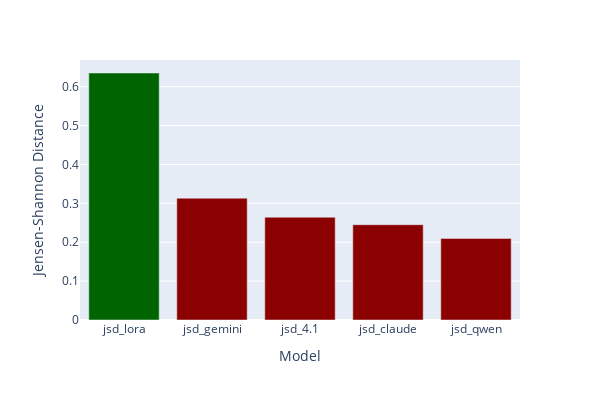

The notebook cell this image was saved under:
### Code cell
import plotly.express as px

# Select the first five jsd_* columns
jsd_cols = [col for col in df.columns if col.startswith('jsd_')][:5]

# Compute mean for those columns
values = df[jsd_cols].mean()

# Add two new entries with the means from your other columns and custom bar names
values['jsd_claude'] = df_claude['jsd'].mean()
values['jsd_gemini'] = df_gemini['jsd'].mean()

# Sort descending again if you want
values = values.sort_values(ascending=False)

# Define colors: dark green for jsd_lora, dark red for others (add new bars)
colors = ['#006400' if col == 'jsd_lora' else '#8B0000' for col in values.index]

fig = px.bar(
    x=values.index,
    y=values.values,
    color=values.index,
    color_discrete_sequence=colors
)
fig.update_layout(showlegend=False, xaxis_title='Model', yaxis_title='Jensen-Shannon Distance', width=600, height=400)
fig.show()

### Figure 1 — Plotly figure (JSON) as saved in the notebook; plotly's stock layout.template omitted (floating-point values rounded to 4 significant figures)
{"data": [{"hovertemplate": "color=jsd_lora<br>x=%{x}<br>y=%{y}<extra></extra>", "legendgroup": "jsd_lora", "marker": {"color": "#006400", "pattern": {"shape": ""}}, "name": "jsd_lora", "orientation": "v", "showlegend": true, "textposition": "auto", "type": "bar", "x": ["jsd_lora"], "xaxis": "x", "y": [0.6353], "yaxis": "y"}, {"hovertemplate": "color=jsd_gemini<br>x=%{x}<br>y=%{y}<extra></extra>", "legendgroup": "jsd_gemini", "marker": {"color": "#8B0000", "pattern": {"shape": ""}}, "name": "jsd_gemini", "orientation": "v", "showlegend": true, "textposition": "auto", "type": "bar", "x": ["jsd_gemini"], "xaxis": "x", "y": [0.3133], "yaxis": "y"}, {"hovertemplate": "color=jsd_4.1<br>x=%{x}<br>y=%{y}<extra></extra>", "legendgroup": "jsd_4.1", "marker": {"color": "#8B0000", "pattern": {"shape": ""}}, "name": "jsd_4.1", "orientation": "v", "showlegend": true, "textposition": "auto", "type": "bar", "x": ["jsd_4.1"], "xaxis": "x", "y": [0.2644], "yaxis": "y"}, {"hovertemplate": "color=jsd_claude<br>x=%{x}<br>y=%{y}<extra></extra>", "legendgroup": "jsd_claude", "marker": {"color": "#8B0000", "pattern": {"shape": ""}}, "name": "jsd_claude", "orientation": "v", "showlegend": true, "textposition": "auto", "type": "bar", "x": ["jsd_claude"], "xaxis": "x", "y": [0.2451], "yaxis": "y"}, {"hovertemplate": "color=jsd_qwen<br>x=%{x}<br>y=%{y}<extra></extra>", "legendgroup": "jsd_qwen", "marker": {"color": "#8B0000", "pattern": {"shape": ""}}, "name": "jsd_qwen", "orientation": "v", "showlegend": true, "textposition": "auto", "type": "bar", "x": ["jsd_qwen"], "xaxis": "x", "y": [0.2098], "yaxis": "y"}], "layout": {"barmode": "relative", "height": 400, "legend": {"title": {"text": "color"}, "tracegroupgap": 0}, "margin": {"t": 60}, "showlegend": false, "width": 600, "xaxis": {"anchor": "y", "domain": [0, 1], "title": {"text": "Model"}}, "yaxis": {"anchor": "x", "domain": [0, 1], "title": {"text": "Jensen-Shannon Distance"}}}}
